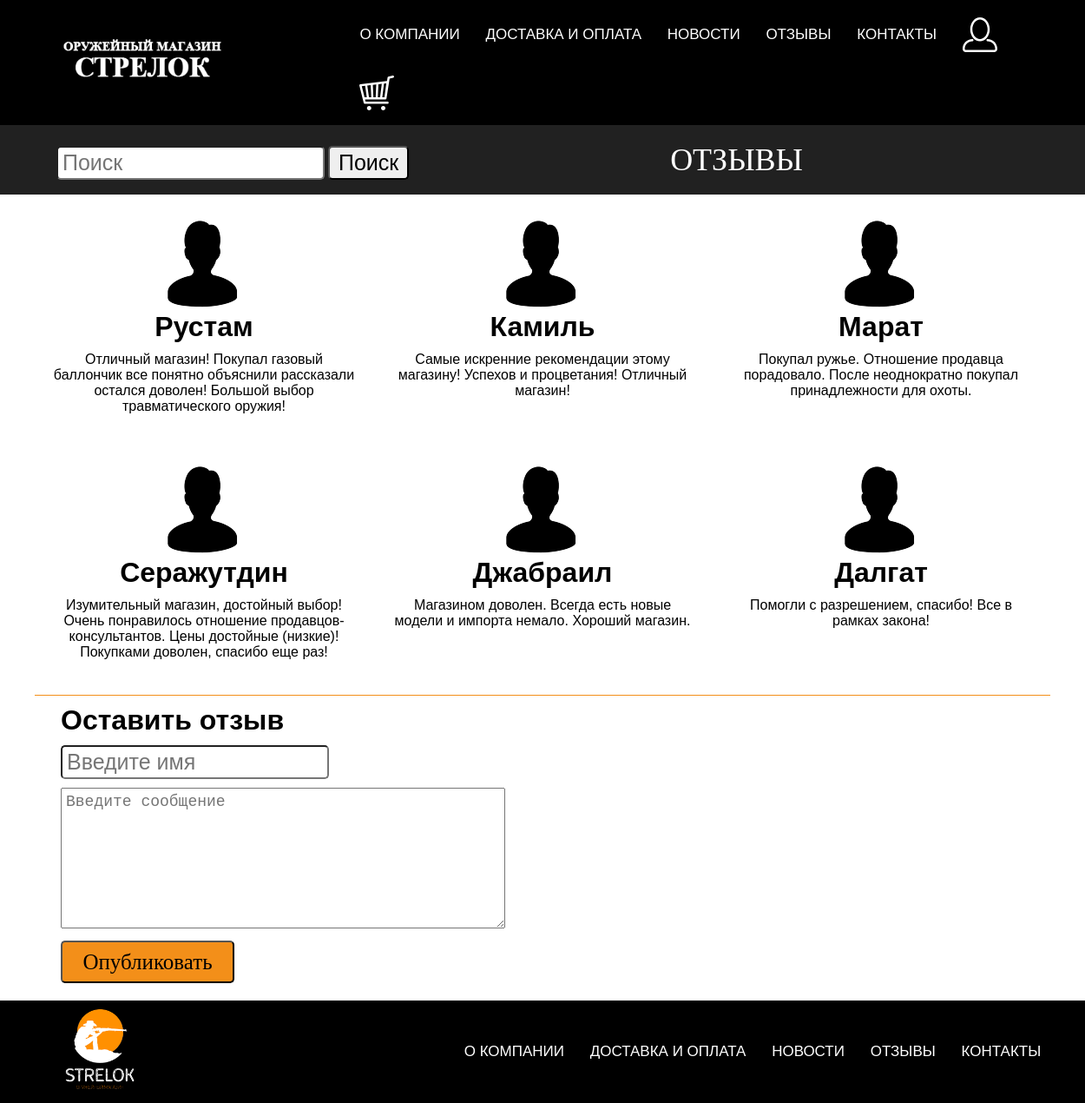
Page /strelok/comments.php on the committed database.
### tables this page shows
CREATE TABLE `comments` (
  `id` int NOT NULL,
  `name` varchar(255) NOT NULL,
  `comment` text NOT NULL
);

### strelok/comments.php (the view, shortened to what this page needs)
<?php
	include("includes/header.php");
?>
			<h1>Отзывы</h1>
		</div>
	</div>
	<div class="container">
		<div class="comments">
<?php
	$result = mysqli_query($link,"SELECT * FROM comments");
	if (mysqli_num_rows($result) > 0) {
		$row = mysqli_fetch_array($result);
		do {
			echo '
				<div class="comment">
					<div class="commentimage">
						<img src="images/comment.png">
					</div>
					<div class="commentinfo">
						<h1>'.$row["name"].'</h1>
						<p>'.$row["comment"].'</p>
					</div>
				</div>
			';
		}
		while ($row = mysqli_fetch_array($result));
	}
echo '
		</div>
		<div id="addcomment">
			<h1>Оставить отзыв</h1>
			<form method="get">
				<input type="text" name="name" placeholder="Введите имя" value="'.$_SESSION['auth_name'].'" required><br>
				<textarea name="comment" placeholder="Введите сообщение" required></textarea><br>
				<button name="submit">Опубликовать</button>
			</form>
		</div>
		';
?>
	</div>
</main>
<?php
	include("includes/footer.php");
?>

### strelok/styles/style.css (style rules this page uses)
* { margin: 0px; padding: 0px; }
body { font-family: Cambria, Karla, Arial, Helvetica, sans-serif; }
@media screen and (min-width: 1170px) { html { margin-right: calc(100% - 100vw); overflow-x: hidden; } }
.container { width: 1170px; margin: 0px auto; }
main .title h1 { width: 65%; font-weight: 400; font-size: 36px; line-height: 50px; color: #ffffff; display: table-cell; text-align: center; }
.comments { display: flex; flex-wrap: wrap; }
.comments .comment { text-align: center; flex-grow: 0; flex-basis: 350px; margin: 20px 20px 40px 20px; }
.comments .comment h1 { margin-bottom: 10px; }
#addcomment { border-top: 1px solid rgb(243,143,25); padding: 10px 30px; }
#addcomment h1 { margin-bottom: 10px; }
#addcomment input { padding-left: 5px; font-size: 25px; width: 300px; height: 35px; border-radius: 5px; margin-bottom: 10px; }
#addcomment textarea { width: 500px; max-width: 1000px; height: 150px; max-height: 400px; font-size: 18px; padding: 5px; margin-bottom: 10px; }
#addcomment button { font-family: Cambria; cursor: pointer; font-size: 25px; line-height: 45px; display: block; width: 200px; text-align: center; background-color: rgb(243,143,25); text-decoration: none; color: #000000; border-radius: 5px; }

### rows in the picture
comments: name "Рустам", comment "Отличный магазин! Покупал газовый баллончик все понятно объяснили рассказали остался доволен! Большой выбор травматического оружия!"
comments: name "Камиль", comment "Самые искренние рекомендации этому магазину! Успехов и процветания! Отличный магазин!"
comments: name "Марат", comment "Покупал ружье. Отношение продавца порадовало. После неоднократно покупал принадлежности для охоты."
comments: name "Серажутдин", comment "Изумительный магазин, достойный выбор! Очень понравилось отношение продавцов-консультантов. Цены достойные (низкие)! Покупками доволен, спасибо еще раз!"
comments: name "Джабраил", comment "Магазином доволен. Всегда есть новые модели и импорта немало. Хороший магазин."
comments: name "Далгат", comment "Помогли с разрешением, спасибо! Все в рамках закона!"
